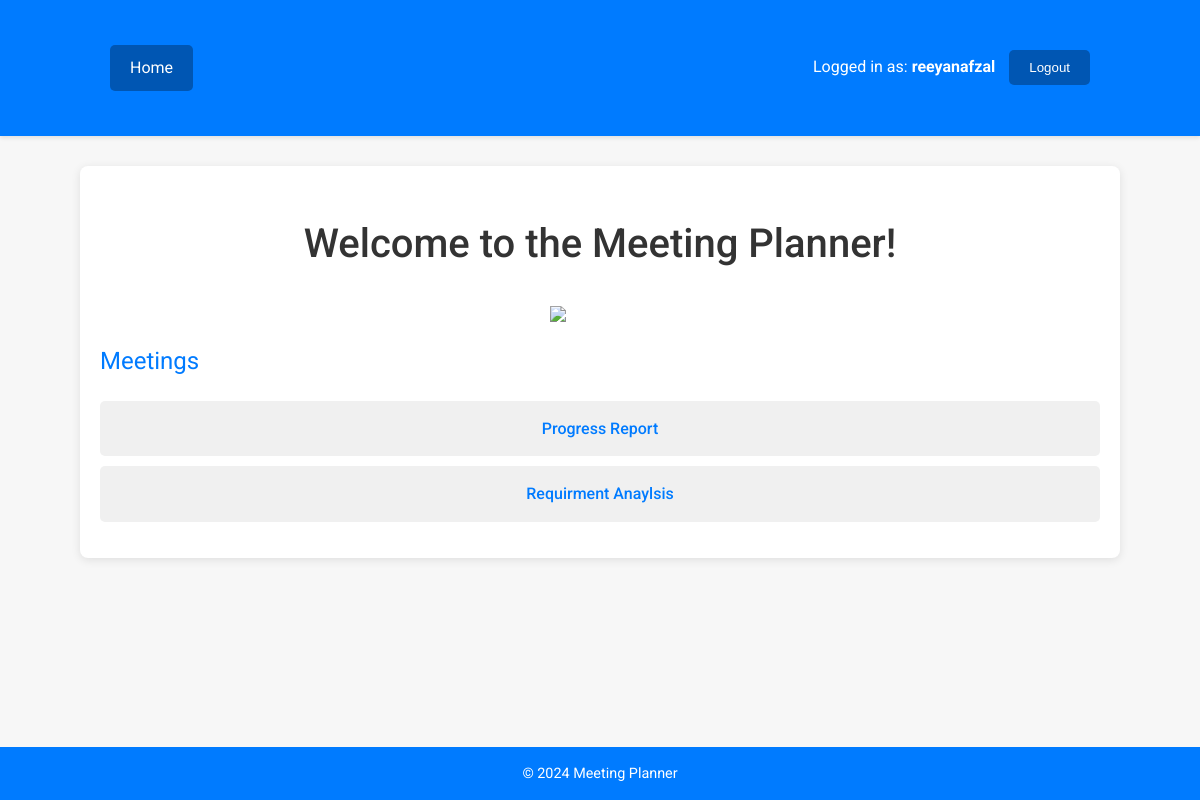
Before: / (signed in) with the older database file.
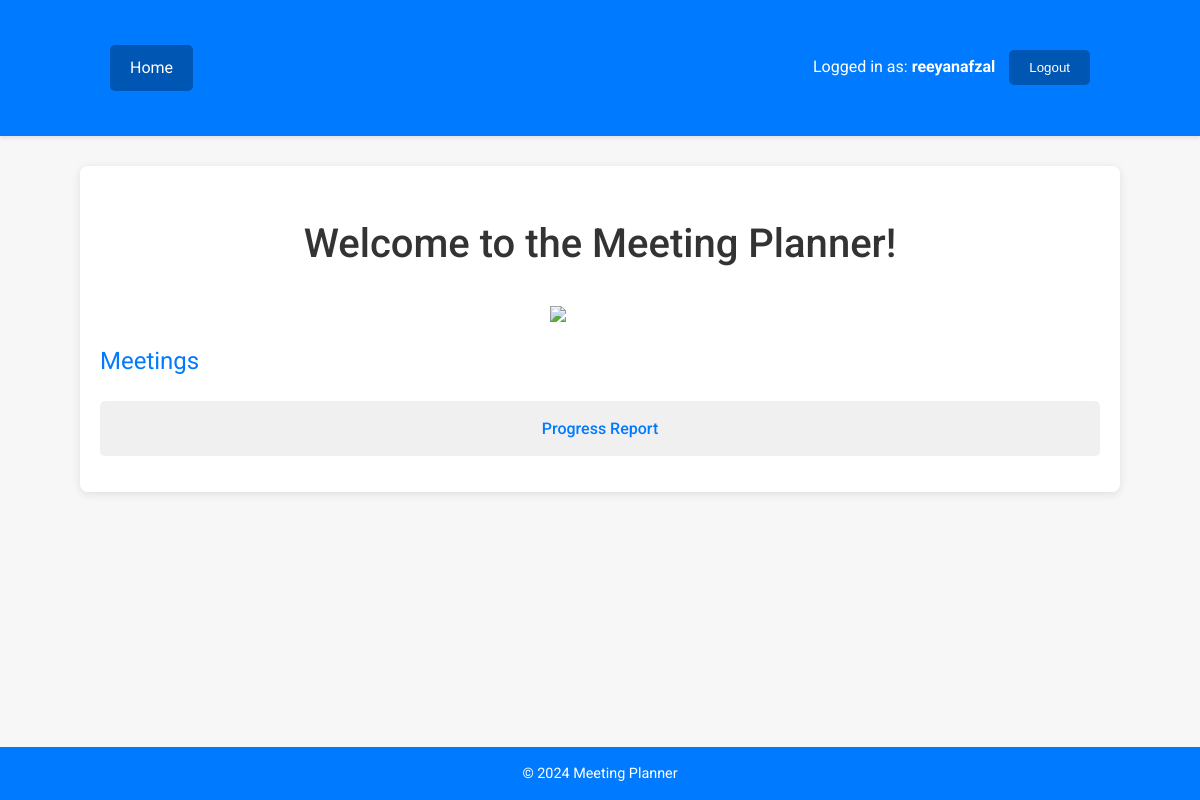
After: the same page with the newer database file.
### meetings/models.py (models this page shows, shortened)
class Meeting(models.Model):
    title = models.CharField(max_length=200)
    date = models.DateField()
    start_time = models.TimeField(default=time(9))
    duration = models.IntegerField(default=1)
    room = models.ForeignKey(Room, on_delete=models.CASCADE)
    participants = models.ManyToManyField(get_user_model())

### website/views.py (the view)
# urls.py: path("", welcome, name="welcome"),
def welcome(request):
    if request.user.is_authenticated:
        context = {"meetings": Meeting.objects.all()}
    else:
        context = {}
    return render(request, "website/welcome.html", context)

### templates/website/welcome.html (shortened to what this page needs)
{% extends "base.html" %}
{% load static %}
{% block content %}
    <h1>Welcome to the Meeting Planner!</h1>
    <img src="{% static 'website/calendar.png' %}" width="100px" style="display: block; margin: 20px auto;">
    {% if user.is_authenticated %}
        <h2>Meetings</h2>
        <ul>
            {% for meeting in meetings %}
            <li>
                <a class="button" href="{% url 'detail' meeting.id %}">{{ meeting.title }}</a>
            </li>
            {% endfor %}
        </ul>
    {% else %}
        <p>Please <a class="button" href="{% url 'login' %}">Log in</a> to view your meetings.</p>
    {% endif %}
{% endblock %}

Changed rows visible on the page:
removed Meeting: title "Requirment Anaylsis"
